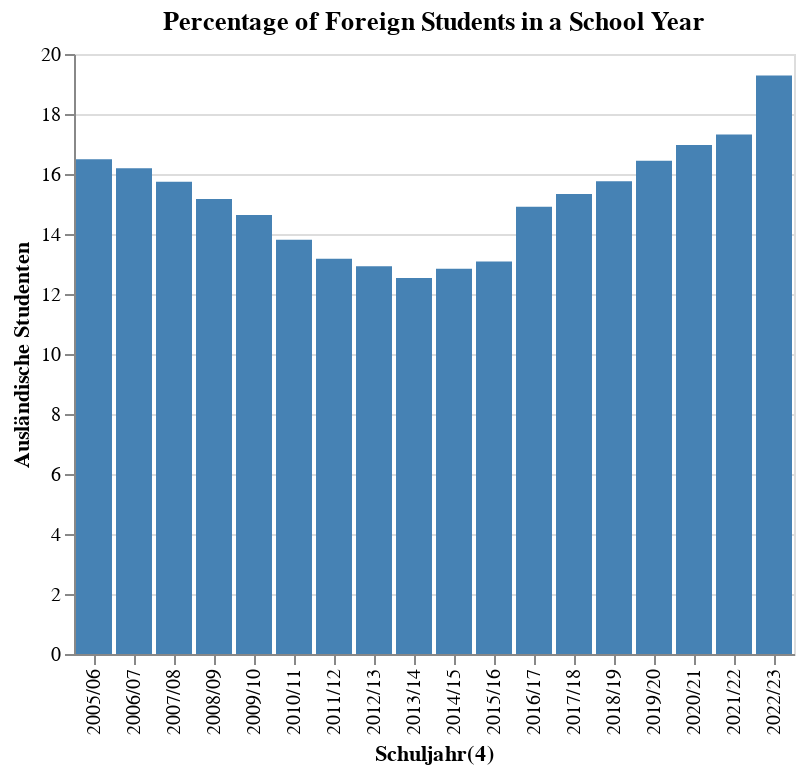

The cell this chart's notebook holds for it:
### Code cell
chart1 = alt.Chart(df).mark_bar().encode(
    x='Schuljahr(4):O',
    y='Ausländische Studenten:Q',
    color=alt.value('steelblue'),
    tooltip=['Schuljahr(4)', 'Ausländische Studenten']
).properties(
    title='Percentage of Foreign Students in a School Year'
)
chart1.show()

### Figure 1 — Vega-Lite specification as saved in the notebook (floating-point values rounded to 4 significant figures)
{"config": {"view": {"continuousWidth": 300, "continuousHeight": 300}}, "data": {"name": "data-473e041b59a7b6dd5ccb86630b545ba2"}, "mark": {"type": "bar"}, "encoding": {"color": {"value": "steelblue"}, "tooltip": [{"field": "Schuljahr(4)", "type": "nominal"}, {"field": "Ausländische Studenten", "type": "quantitative"}], "x": {"field": "Schuljahr(4)", "type": "ordinal"}, "y": {"field": "Ausländische Studenten", "type": "quantitative"}}, "title": "Percentage of Foreign Students in a School Year", "$schema": "https://vega.github.io/schema/vega-lite/v5.20.1.json", "datasets": {"data-473e041b59a7b6dd5ccb86630b545ba2": [{"Schuljahr(4)": "2005/06", "Deutsche Schülerinnen": 141315, "Deutsche Schüler": 143959, "Ausländische Schülerinnen": 27379, "Ausländische Schüler": 28975, "NDH (nichtdeutsche Herkunftssprache) (5)": 87860.0, "Total Students": 341628, "Deutsche Studenten": 83.5, "Ausländische Studenten": 16.5, "NDH Percentage": 25.72}, {"Schuljahr(4)": "2006/07", "Deutsche Schülerinnen": 139077, "Deutsche Schüler": 141588, "Ausländische Schülerinnen": 26363, "Ausländische Schüler": 27851, "NDH (nichtdeutsche Herkunftssprache) (5)": 90440.0, "Total Students": 334879, "Deutsche Studenten": 83.81, "Ausländische Studenten": 16.19, "NDH Percentage": 27.01}, {"Schuljahr(4)": "2007/08", "Deutsche Schülerinnen": 137164, "Deutsche Schüler": 139530, "Ausländische Schülerinnen": 25164, "Ausländische Schüler": 26522, "NDH (nichtdeutsche Herkunftssprache) (5)": 93630.0, "Total Students": 328380, "Deutsche Studenten": 84.26, "Ausländische Studenten": 15.74, "NDH Percentage": 28.51}, {"Schuljahr(4)": "2008/09", "Deutsche Schülerinnen": 135757, "Deutsche Schüler": 138435, "Ausländische Schülerinnen": 23878, "Ausländische Schüler": 25150, "NDH (nichtdeutsche Herkunftssprache) (5)": 95320.0, "Total Students": 323220, "Deutsche Studenten": 84.83, "Ausländische Studenten": 15.17, "NDH Percentage": 29.49}, {"Schuljahr(4)": "2009/10", "Deutsche Schülerinnen": 135160, "Deutsche Schüler": 138761, "Ausländische Schülerinnen": 23052, "Ausländische Schüler": 23897, "NDH (nichtdeutsche Herkunftssprache) (5)": 98820.0, "Total Students": 320870, "Deutsche Studenten": 85.37, "Ausländische Studenten": 14.63, "NDH Percentage": 30.8}, {"Schuljahr(4)": "2010/11", "Deutsche Schülerinnen": 136289, "Deutsche Schüler": 139578, "Ausländische Schülerinnen": 21672, "Ausländische Schüler": 22519, "NDH (nichtdeutsche Herkunftssprache) (5)": 101400.0, "Total Students": 320058, "Deutsche Studenten": 86.19, "Ausländische Studenten": 13.81, "NDH Percentage": 31.68}, {"Schuljahr(4)": "2011/12", "Deutsche Schülerinnen": 137954, "Deutsche Schüler": 141271, "Ausländische Schülerinnen": 20729, "Ausländische Schüler": 21636, "NDH (nichtdeutsche Herkunftssprache) (5)": 103600.0, "Total Students": 321590, "Deutsche Studenten": 86.83, "Ausländische Studenten": 13.17, "NDH Percentage": 32.21}, {"Schuljahr(4)": "2012/13", "Deutsche Schülerinnen": 137033, "Deutsche Schüler": 140980, "Ausländische Schülerinnen": 20181, "Ausländische Schüler": 21093, "NDH (nichtdeutsche Herkunftssprache) (5)": 106600.0, "Total Students": 319287, "Deutsche Studenten": 87.07, "Ausländische Studenten": 12.93, "NDH Percentage": 33.39}, {"Schuljahr(4)": "2013/14", "Deutsche Schülerinnen": 139728, "Deutsche Schüler": 143679, "Ausländische Schülerinnen": 19840, "Ausländische Schüler": 20778, "NDH (nichtdeutsche Herkunftssprache) (5)": 110000.0, "Total Students": 324025, "Deutsche Studenten": 87.46, "Ausländische Studenten": 12.54, "NDH Percentage": 33.94}, {"Schuljahr(4)": "2014/15", "Deutsche Schülerinnen": 141713, "Deutsche Schüler": 146122, "Ausländische Schülerinnen": 20676, "Ausländische Schüler": 21721, "NDH (nichtdeutsche Herkunftssprache) (5)": 116100.0, "Total Students": 330232, "Deutsche Studenten": 87.16, "Ausländische Studenten": 12.84, "NDH Percentage": 35.15}, {"Schuljahr(4)": "2015/16", "Deutsche Schülerinnen": 143716, "Deutsche Schüler": 148255, "Ausländische Schülerinnen": 21322, "Ausländische Schüler": 22633, "NDH (nichtdeutsche Herkunftssprache) (5)": 120800.0, "Total Students": 335926, "Deutsche Studenten": 86.92, "Ausländische Studenten": 13.08, "NDH Percentage": 35.95}, {"Schuljahr(4)": "2016/17", "Deutsche Schülerinnen": 145108, "Deutsche Schüler": 149506, "Ausländische Schülerinnen": 24348, "Ausländische Schüler": 27256, "NDH (nichtdeutsche Herkunftssprache) (5)": 130800.0, "Total Students": 346218, "Deutsche Studenten": 85.09, "Ausländische Studenten": 14.91, "NDH Percentage": 37.79}, {"Schuljahr(4)": "2017/18", "Deutsche Schülerinnen": 146297, "Deutsche Schüler": 151081, "Ausländische Schülerinnen": 25635, "Ausländische Schüler": 28236, "NDH (nichtdeutsche Herkunftssprache) (5)": 135900.0, "Total Students": 351249, "Deutsche Studenten": 84.66, "Ausländische Studenten": 15.34, "NDH Percentage": 38.7}, {"Schuljahr(4)": "2018/19", "Deutsche Schülerinnen": 147945, "Deutsche Schüler": 152767, "Ausländische Schülerinnen": 26884, "Ausländische Schüler": 29367, "NDH (nichtdeutsche Herkunftssprache) (5)": 138900.0, "Total Students": 356963, "Deutsche Studenten": 84.24, "Ausländische Studenten": 15.76, "NDH Percentage": 38.91}, {"Schuljahr(4)": "2019/20", "Deutsche Schülerinnen": 149170, "Deutsche Schüler": 154286, "Ausländische Schülerinnen": 28647, "Ausländische Schüler": 31052, "NDH (nichtdeutsche Herkunftssprache) (5)": 141200.0, "Total Students": 363155, "Deutsche Studenten": 83.56, "Ausländische Studenten": 16.44, "NDH Percentage": 38.87}, {"Schuljahr(4)": "2020/21", "Deutsche Schülerinnen": 151125, "Deutsche Schüler": 155977, "Ausländische Schülerinnen": 30252, "Ausländische Schüler": 32487, "NDH (nichtdeutsche Herkunftssprache) (5)": 145500.0, "Total Students": 369841, "Deutsche Studenten": 83.04, "Ausländische Studenten": 16.96, "NDH Percentage": 39.34}, {"Schuljahr(4)": "2021/22", "Deutsche Schülerinnen": 153165, "Deutsche Schüler": 158129, "Ausländische Schülerinnen": 31480, "Ausländische Schüler": 33704, "NDH (nichtdeutsche Herkunftssprache) (5)": 148000.0, "Total Students": 376478, "Deutsche Studenten": 82.69, "Ausländische Studenten": 17.31, "NDH Percentage": 39.32}, {"Schuljahr(4)": "2022/23", "Deutsche Schülerinnen": 154297, "Deutsche Schüler": 159400, "Ausländische Schülerinnen": 36354, "Ausländische Schüler": 38576, "NDH (nichtdeutsche Herkunftssprache) (5)": 157000.0, "Total Students": 388627, "Deutsche Studenten": 80.72, "Ausländische Studenten": 19.28, "NDH Percentage": 40.4}]}}
